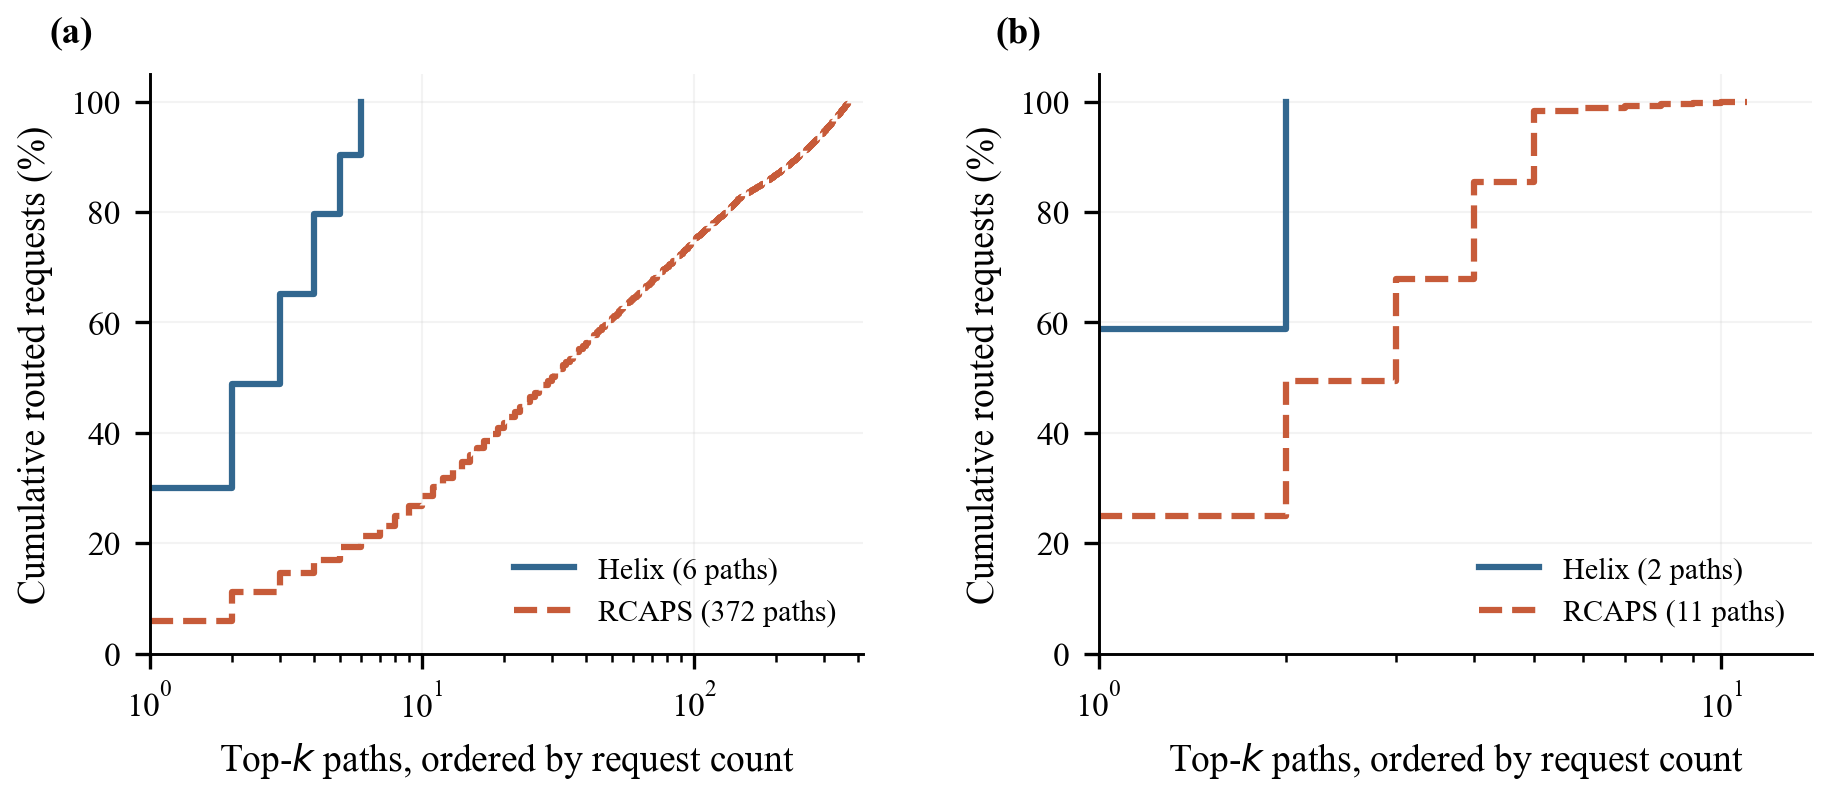

Here is the Python script that generated this plot:
"""Route-frequency concentration at the official offered loads."""

import matplotlib.pyplot as plt
import numpy as np

from common import HELIX, OURS, official, panel, save


def main():
    fig, axes = plt.subplots(1, 2, figsize=(7.15, 2.8))
    for ax, s, letter in zip(axes, ("single", "multi"), "ab"):
        for method, color, linestyle, label in (
            ("helix", HELIX, "-", "Helix"),
            ("integrated", OURS, "--", "RCAPS"),
        ):
            data = official(s, method)
            values = sorted(data["route_counts"].values(), reverse=True)
            assert sum(values) == data["first_tokens_in_window"]
            cumulative = 100 * np.cumsum(values) / sum(values)
            ax.step(np.arange(1, len(values) + 1), cumulative, where="post",
                    color=color, linestyle=linestyle, linewidth=1.5,
                    label=f"{label} ({len(values)} paths)")
        ax.set_xscale("log")
        ax.set_xlim(1, 420 if s == "single" else 14)
        ax.set_ylim(0, 105)
        ax.set_xlabel("Top-$k$ paths, ordered by request count")
        ax.set_ylabel("Cumulative routed requests (%)")
        ax.grid(alpha=0.15, linewidth=0.5)
        ax.legend(frameon=False, loc="lower right", fontsize=7.2)
        panel(ax, letter)
    fig.subplots_adjust(wspace=0.33, bottom=0.2, top=0.89)
    save(fig, "fig07_route_concentration")


if __name__ == "__main__":
    main()
